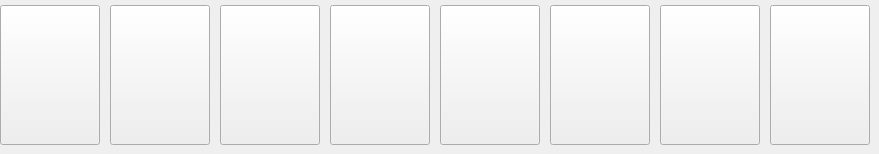
      <widget class="QWidget" name="page">
       <widget class="QPushButton" name="pushButton_27">
        <property name="geometry">
         <rect>
          <x>0</x>
          <y>5</y>
          <width>100</width>
          <height>140</height>
         </rect>
        </property>
        <property name="text">
         <string/>
        </property>
       </widget>
       <widget class="QPushButton" name="pushButton_28">
        <property name="geometry">
         <rect>
          <x>110</x>
          <y>5</y>
          <width>100</width>
          <height>140</height>
         </rect>
        </property>
        <property name="text">
         <string/>
        </property>
       </widget>
       <widget class="QPushButton" name="pushButton_29">
        <property name="geometry">
         <rect>
          <x>220</x>
          <y>5</y>
          <width>100</width>
          <height>140</height>
         </rect>
        </property>
        <property name="text">
         <string/>
        </property>
       </widget>
       <widget class="QPushButton" name="pushButton_30">
        <property name="geometry">
         <rect>
          <x>330</x>
          <y>5</y>
          <width>100</width>
          <height>140</height>
         </rect>
        </property>
        <property name="text">
         <string/>
        </property>
       </widget>
       <widget class="QPushButton" name="pushButton_31">
        <property name="geometry">
         <rect>
          <x>440</x>
          <y>5</y>
          <width>100</width>
          <height>140</height>
         </rect>
        </property>
        <property name="text">
         <string/>
        </property>
       </widget>
       <widget class="QPushButton" name="pushButton_32">
        <property name="geometry">
         <rect>
          <x>550</x>
          <y>5</y>
          <width>100</width>
          <height>140</height>
         </rect>
        </property>
        <property name="text">
         <string/>
        </property>
       </widget>
       <widget class="QPushButton" name="pushButton_33">
        <property name="geometry">
         <rect>
          <x>660</x>
          <y>5</y>
          <width>100</width>
          <height>140</height>
         </rect>
        </property>
        <property name="text">
         <string/>
        </property>
       </widget>
       <widget class="QPushButton" name="pushButton_34">
        <property name="geometry">
         <rect>
          <x>770</x>
          <y>5</y>
          <width>100</width>
          <height>140</height>
         </rect>
        </property>
        <property name="text">
         <string/>
        </property>
       </widget>
      </widget>
